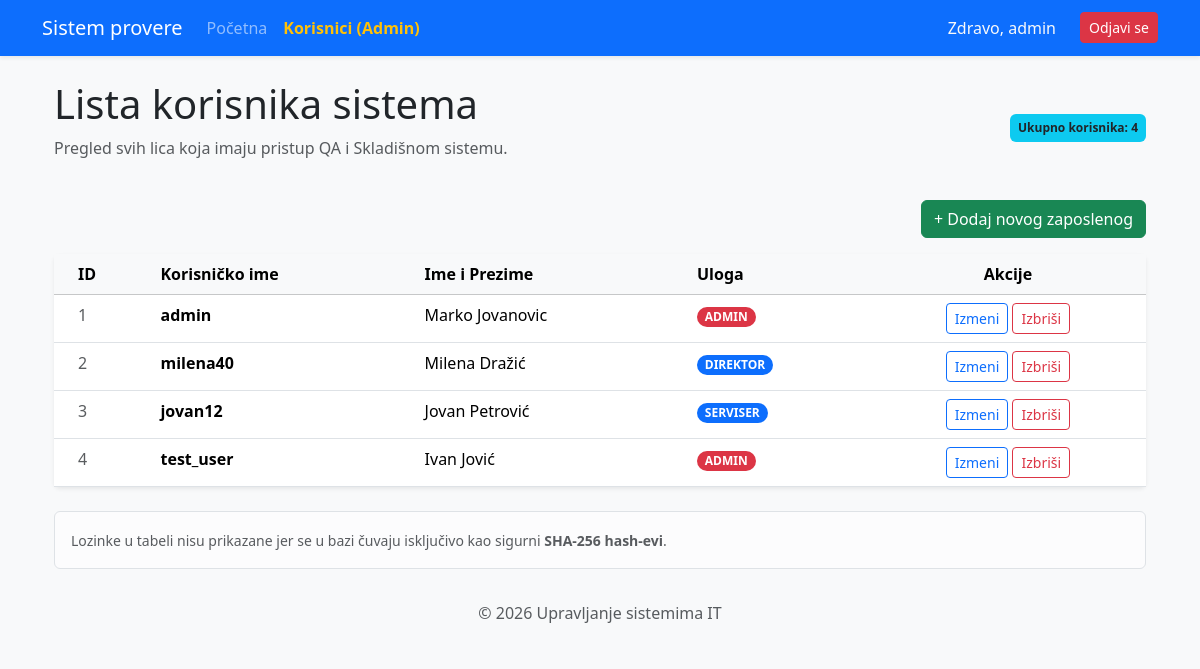
The app's page /admin_panel (signed in) with its own data.
### alchemy_classes.py (models this page shows)
class User(db.Model, UserMixin):
    __tablename__ = "user"
    id: Mapped[int] = mapped_column(Integer, primary_key=True)
    username: Mapped[str] = mapped_column(String(20), unique=True, nullable=False)
    password: Mapped[str] = mapped_column(String(100), nullable=False)
    ime_prezime: Mapped[str] = mapped_column(String(100), nullable=True)
    uloga: Mapped[str] = mapped_column(String(10), default="user")
    zaduzeni_statusi: Mapped[list["StatusResursa"]] = relationship("StatusResursa", back_populates="korisnik")

### main.py (the view)
@app.route('/admin_panel')
@login_required
def admin_panel():
    if current_user.uloga != 'admin':
        flash("Greška: Nemate administrativna ovlašćenja za pristup korisnicima!", "danger")
        return redirect(url_for('home'))
    svi_korisnici = User.query.all()
    return render_template("admin.html", korisnici=svi_korisnici, users=svi_korisnici)

### main.py (called while the page is built)
@login_manager.user_loader
def load_user(user_id):
    return db.get_or_404(User, user_id)

### templates/admin.html (shortened to what this page needs)
{% extends "base.html" %}
{% block content %}
<div class="container mt-4">
    <div class="d-flex justify-content-between align-items-center mb-4">
        <div>
            <h2 class="display-6">Lista korisnika sistema</h2>
            <p class="text-muted">Pregled svih lica koja imaju pristup QA i Skladišnom sistemu.</p>
        </div>
        <span class="badge bg-info text-dark p-2">Ukupno korisnika: {{ korisnici|length }}</span>
    </div>
    <div class="mb-3 text-end">
        <a href="{{ url_for('add_user') }}" class="btn btn-success">+ Dodaj novog zaposlenog</a>
    </div>
    <div class="card shadow-sm border-0">
        <div class="card-body p-0">
            <div class="table-responsive">
                <table class="table table-hover mb-0">
                    <thead class="table-light">
                        <tr>
                            <th class="ps-4">ID</th>
                            <th>Korisničko ime</th>
                            <th>Ime i Prezime</th>
                            <th>Uloga</th>
                            <th class="text-center">Akcije</th>
                        </tr>
                    </thead>
                    <tbody>
                        {% for k in korisnici %}
                        <tr>
                            <td class="ps-4 text-muted">{{ k.id }}</td>
                            <td><strong>{{ k.username }}</strong></td>
                            <td>{{ k.ime_prezime }}</td>
                            <td>
                                <span class="badge rounded-pill {% if k.uloga == 'admin' %}bg-danger{% else %}bg-primary{% endif %}">
                                    {{ k.uloga | upper }}
                                </span>
                            </td>
                            <td class="text-center">
                                <a href="{{ url_for('edit_user', user_id=k.id) }}" class="btn btn-sm btn-outline-primary">
                                    Izmeni
                                </a>
                                <a href="{{ url_for('delete_user', user_id=k.id) }}"
                                    class="btn btn-sm btn-outline-danger"
                                    onclick="return confirm('Da li ste sigurni da želite da obrišete korisnika {{ k.username }}?')">
                                    Izbriši
                                </a>
                            </td>
                        </tr>
                        {% endfor %}
                    </tbody>
                </table>
            </div>
        </div>
    </div>
    <div class="alert alert-light border mt-4" role="alert">
        <small class="text-muted">
             Lozinke u tabeli nisu prikazane jer se u bazi čuvaju isključivo kao sigurni <strong>SHA-256 hash-evi</strong>.
        </small>
    </div>
</div>
{% endblock %}

### templates/base.html (shortened to what this page needs)
<!DOCTYPE html>
<html lang="sr">
<head>
    {{ bootstrap.load_css() }}
</head>
<body>
    <nav class="navbar navbar-expand-lg navbar-dark bg-primary shadow-sm">
        <div class="container">
            <a class="navbar-brand" href="{{ url_for('home') }}"> Sistem provere</a>
            <div class="collapse navbar-collapse" id="navbarNav">
                <ul class="navbar-nav me-auto">
                    <li class="nav-item">
                        <a class="nav-link" href="{{ url_for('home') }}">Početna</a>
                    </li>
                    {% if current_user.is_authenticated and current_user.uloga == 'admin' %}
                    <li class="nav-item">
                        <a class="nav-link fw-bold text-warning" href="{{ url_for('admin_panel') }}"> Korisnici (Admin)</a>
                    </li>
                    {% endif %}
                </ul>
                <ul class="navbar-nav ms-auto">
                    {% if current_user.is_authenticated %}
                        <li class="nav-item">
                            <span class="nav-link text-light">Zdravo, {{ current_user.username }}</span>
                        </li>
                        <li class="nav-item">
                            <a class="btn btn-danger btn-sm ms-lg-3 mt-1" href="{{ url_for('logout') }}">Odjavi se</a>
                        </li>
                    {% else %}
                        <li class="nav-item">
                            <a class="nav-link" href="{{ url_for('login') }}">Prijava</a>
                        </li>
                    {% endif %}
                </ul>
            </div>
        </div>
    </nav>
    <div class="container">
        {% block content %}{% endblock %}
    </div>
    <footer class="footer mt-auto py-3 bg-light text-center">
        <div class="container">
            <span class="text-muted">© 2026 Upravljanje sistemima IT</span>
        </div>
    </footer>
</body>
</html>
</html>

### templates/base.html (style rules this page uses)
body { background-color: #f8f9fa; }
.navbar { margin-bottom: 20px; }
.footer { margin-top: 40px; padding: 20px; background: #eee; text-align: center; }

### records on screen
User: username "admin", id "1", ime_prezime "Marko Jovanovic", uloga "ADMIN"
User: id "2", username "milena40", ime_prezime "Milena Dražić", uloga "DIREKTOR"
User: id "3", username "jovan12", ime_prezime "Jovan Petrović", uloga "SERVISER"
User: id "4", username "test_user", ime_prezime "Ivan Jović", uloga "ADMIN"

### other values on screen
{{ korisnici|length }} "4"
